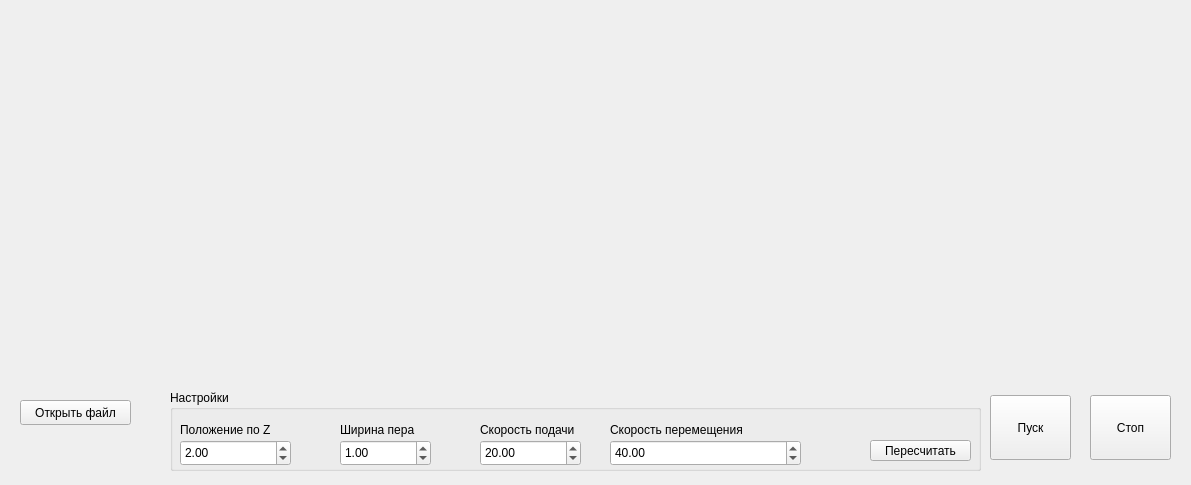
<?xml version="1.0" encoding="UTF-8"?>
<ui version="4.0">
 <class>drawWidget</class>
 <widget class="QWidget" name="drawWidget">
  <property name="geometry">
   <rect>
    <x>0</x>
    <y>0</y>
    <width>1191</width>
    <height>485</height>
   </rect>
  </property>
  <property name="windowTitle">
   <string>Form</string>
  </property>
  <widget class="gCodeEditWidget" name="gCodeTextEdit" native="true">
   <property name="geometry">
    <rect>
     <x>20</x>
     <y>10</y>
     <width>231</width>
     <height>371</height>
    </rect>
   </property>
  </widget>
  <widget class="viewWidget" name="vWidget" native="true">
   <property name="geometry">
    <rect>
     <x>270</x>
     <y>10</y>
     <width>901</width>
     <height>371</height>
    </rect>
   </property>
  </widget>
  <widget class="QGroupBox" name="groupBox_5">
   <property name="geometry">
    <rect>
     <x>170</x>
     <y>390</y>
     <width>811</width>
     <height>81</height>
    </rect>
   </property>
   <property name="title">
    <string>Настройки</string>
   </property>
   <widget class="QDoubleSpinBox" name="zPosSpinBox">
    <property name="geometry">
     <rect>
      <x>10</x>
      <y>50</y>
      <width>111</width>
      <height>26</height>
     </rect>
    </property>
    <property name="maximum">
     <double>1000.000000000000000</double>
    </property>
    <property name="value">
     <double>2.000000000000000</double>
    </property>
   </widget>
   <widget class="QLabel" name="label">
    <property name="geometry">
     <rect>
      <x>10</x>
      <y>31</y>
      <width>121</width>
      <height>17</height>
     </rect>
    </property>
    <property name="text">
     <string>Положение по Z</string>
    </property>
   </widget>
   <widget class="QLabel" name="label_2">
    <property name="geometry">
     <rect>
      <x>170</x>
      <y>31</y>
      <width>101</width>
      <height>17</height>
     </rect>
    </property>
    <property name="text">
     <string>Ширина пера</string>
    </property>
   </widget>
   <widget class="QDoubleSpinBox" name="penSizeSpinBox">
    <property name="geometry">
     <rect>
      <x>170</x>
      <y>50</y>
      <width>91</width>
      <height>26</height>
     </rect>
    </property>
    <property name="value">
     <double>1.000000000000000</double>
    </property>
   </widget>
   <widget class="QPushButton" name="reParseButton">
    <property name="geometry">
     <rect>
      <x>700</x>
      <y>50</y>
      <width>101</width>
      <height>21</height>
     </rect>
    </property>
    <property name="text">
     <string>Пересчитать</string>
    </property>
   </widget>
   <widget class="QLabel" name="label_3">
    <property name="geometry">
     <rect>
      <x>310</x>
      <y>31</y>
      <width>101</width>
      <height>17</height>
     </rect>
    </property>
    <property name="text">
     <string>Скорость подачи</string>
    </property>
   </widget>
   <widget class="QDoubleSpinBox" name="forceSpinBox">
    <property name="geometry">
     <rect>
      <x>310</x>
      <y>50</y>
      <width>101</width>
      <height>26</height>
     </rect>
    </property>
    <property name="value">
     <double>20.000000000000000</double>
    </property>
   </widget>
   <widget class="QDoubleSpinBox" name="moveSpinBox">
    <property name="geometry">
     <rect>
      <x>440</x>
      <y>50</y>
      <width>191</width>
      <height>26</height>
     </rect>
    </property>
    <property name="value">
     <double>40.000000000000000</double>
    </property>
   </widget>
   <widget class="QLabel" name="label_4">
    <property name="geometry">
     <rect>
      <x>440</x>
      <y>31</y>
      <width>191</width>
      <height>17</height>
     </rect>
    </property>
    <property name="font">
     <font/>
    </property>
    <property name="text">
     <string>Скорость перемещения</string>
    </property>
   </widget>
  </widget>
  <widget class="QPushButton" name="openFileButton">
   <property name="geometry">
    <rect>
     <x>20</x>
     <y>400</y>
     <width>111</width>
     <height>25</height>
    </rect>
   </property>
   <property name="text">
    <string>Открыть файл</string>
   </property>
  </widget>
  <widget class="QPushButton" name="runButton">
   <property name="geometry">
    <rect>
     <x>990</x>
     <y>395</y>
     <width>81</width>
     <height>65</height>
    </rect>
   </property>
   <property name="text">
    <string>Пуск</string>
   </property>
  </widget>
  <widget class="QPushButton" name="stopButton">
   <property name="geometry">
    <rect>
     <x>1090</x>
     <y>395</y>
     <width>81</width>
     <height>65</height>
    </rect>
   </property>
   <property name="text">
    <string>Стоп</string>
   </property>
  </widget>
 </widget>
 <customwidgets>
  <customwidget>
   <class>viewWidget</class>
   <extends>QWidget</extends>
   <header location="global">widgets/viewwidget.h</header>
   <container>1</container>
  </customwidget>
  <customwidget>
   <class>gCodeEditWidget</class>
   <extends>QWidget</extends>
   <header location="global">widgets/gcodeeditwidget.h</header>
   <container>1</container>
  </customwidget>
 </customwidgets>
 <resources/>
 <connections/>
</ui>
